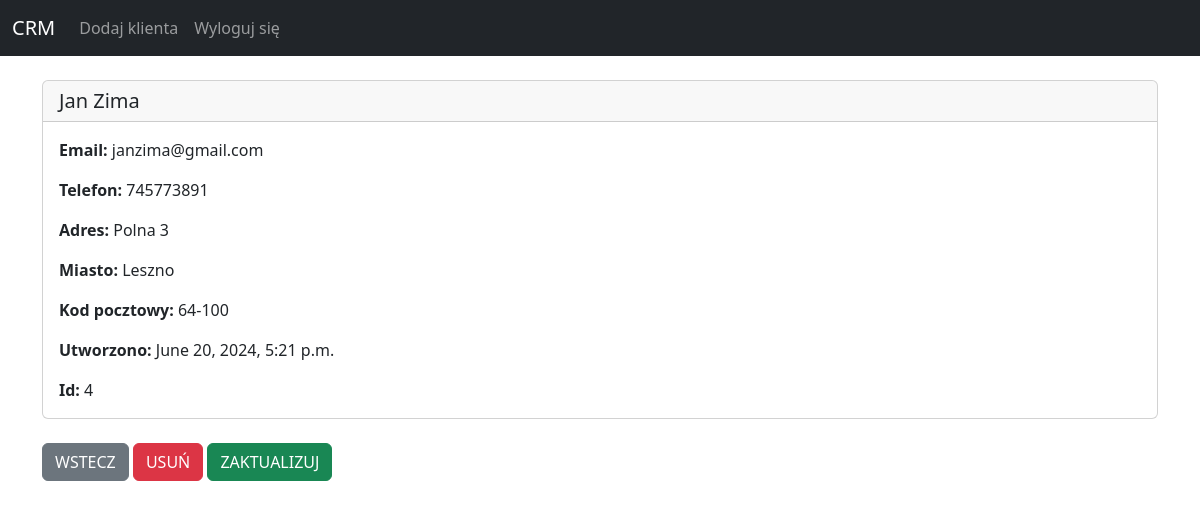
The app's page /record/4 (signed in) with its own data.
### website/models.py (models this page shows, shortened)
class Record(models.Model):
    created_at = models.DateTimeField(auto_now_add=True)
    first_name = models.CharField(max_length=50)
    last_name = models.CharField(max_length=50)
    email = models.CharField(max_length=100)
    phone = models.CharField(max_length=15)
    address = models.CharField(max_length=100)
    city = models.CharField(max_length=50)
    zipcode = models.CharField(max_length=50)

### website/views.py (the view)
# urls.py: path('record/<int:pk>', views.customer_record, name='record'),
def customer_record(request, pk):
    if request.user.is_authenticated:
        customer_record = Record.objects.get(id=pk)
        return render(request, 'record.html', {'customer_record': customer_record})
    else:
        messages.success(request, "Aby zobaczyć tę stronę, musisz być zalogowany")
        return redirect('home')

### website/templates/record.html
{% extends 'base.html' %}
{% block content %}
<div class="card">
    <h5 class="card-header">
        {{ customer_record.first_name }}
        {{ customer_record.last_name }}
    </h5>
    <div class="card-body">
      <p class="card-text">
        <strong>Email:  </strong>{{ customer_record.email }}</p>
        <p class="card-text">
        <strong>Telefon:  </strong>{{ customer_record.phone }}</p>
        <p class="card-text">
        <strong>Adres:  </strong>{{ customer_record.address }}</p>
        <p class="card-text">
        <strong>Miasto:  </strong> {{ customer_record.city }}</p>
        <p class="card-text">
        <strong>Kod pocztowy:  </strong>{{ customer_record.zipcode }}</p>
        <p class="card-text">
        <strong>Utworzono:  </strong>{{ customer_record.created_at }}</p>
        <p class="card-text">
        <strong>Id:  </strong>{{ customer_record.id }}</p>
    </div>
  </div>
  <br/>
<a href = "{% url 'home' %}" class = "btn btn-secondary"> WSTECZ </a>
<a href = "{% url 'delete_record' customer_record.id %}" class = "btn btn-danger"> USUŃ </a>
<a href = "{% url 'update_record' customer_record.id %}" class = "btn btn-success"> ZAKTUALIZUJ </a>
{% endblock %}

### records on screen
Record: first_name "Jan", last_name "Zima", email "janzima@gmail.com", phone "745773891", address "Polna 3", city "Leszno", zipcode "64-100", created_at "June 20, 2024, 5:21 p.m.", id "4"
